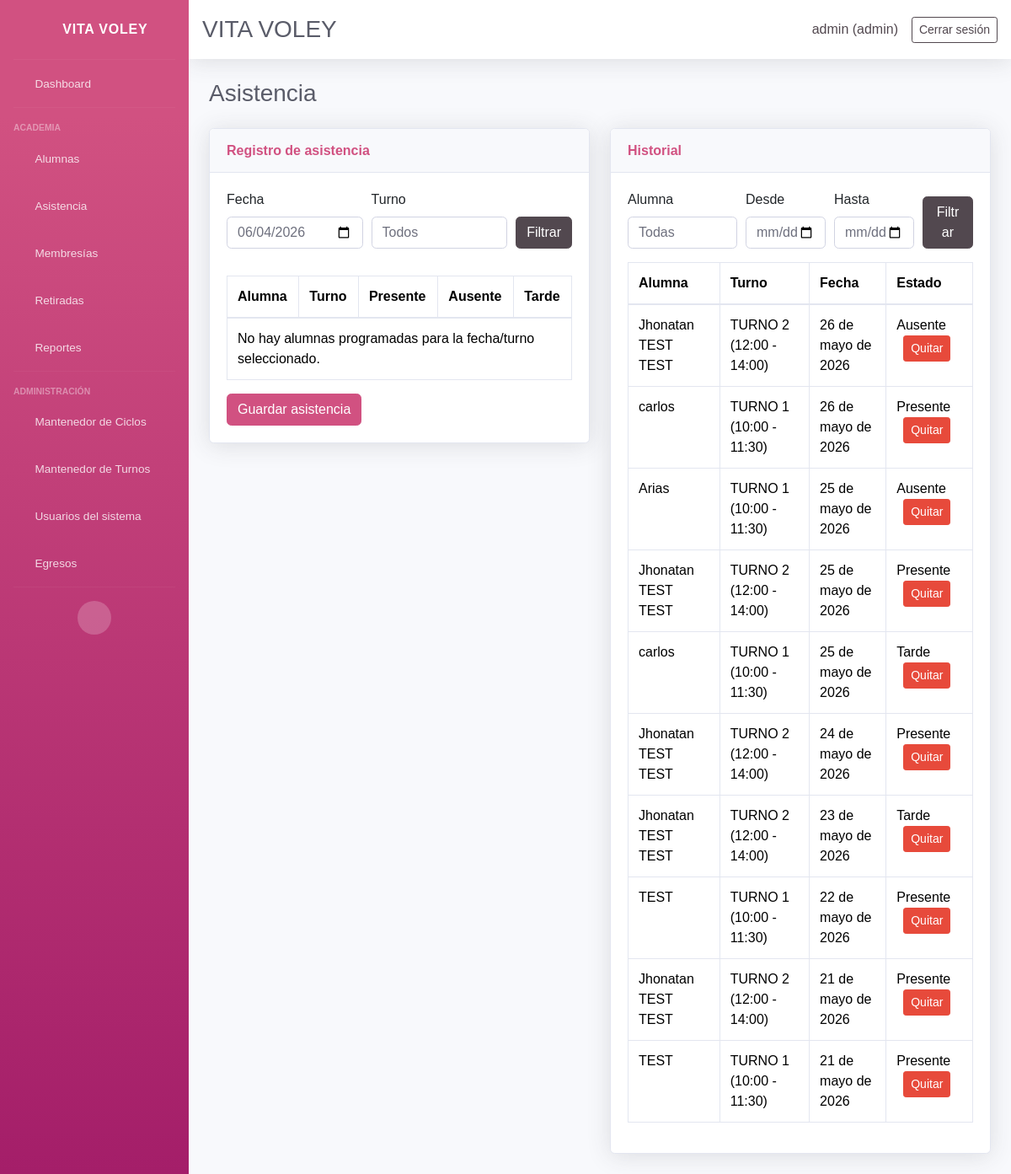
/attendance/ (signed in), run on an earlier commit of the app's database.
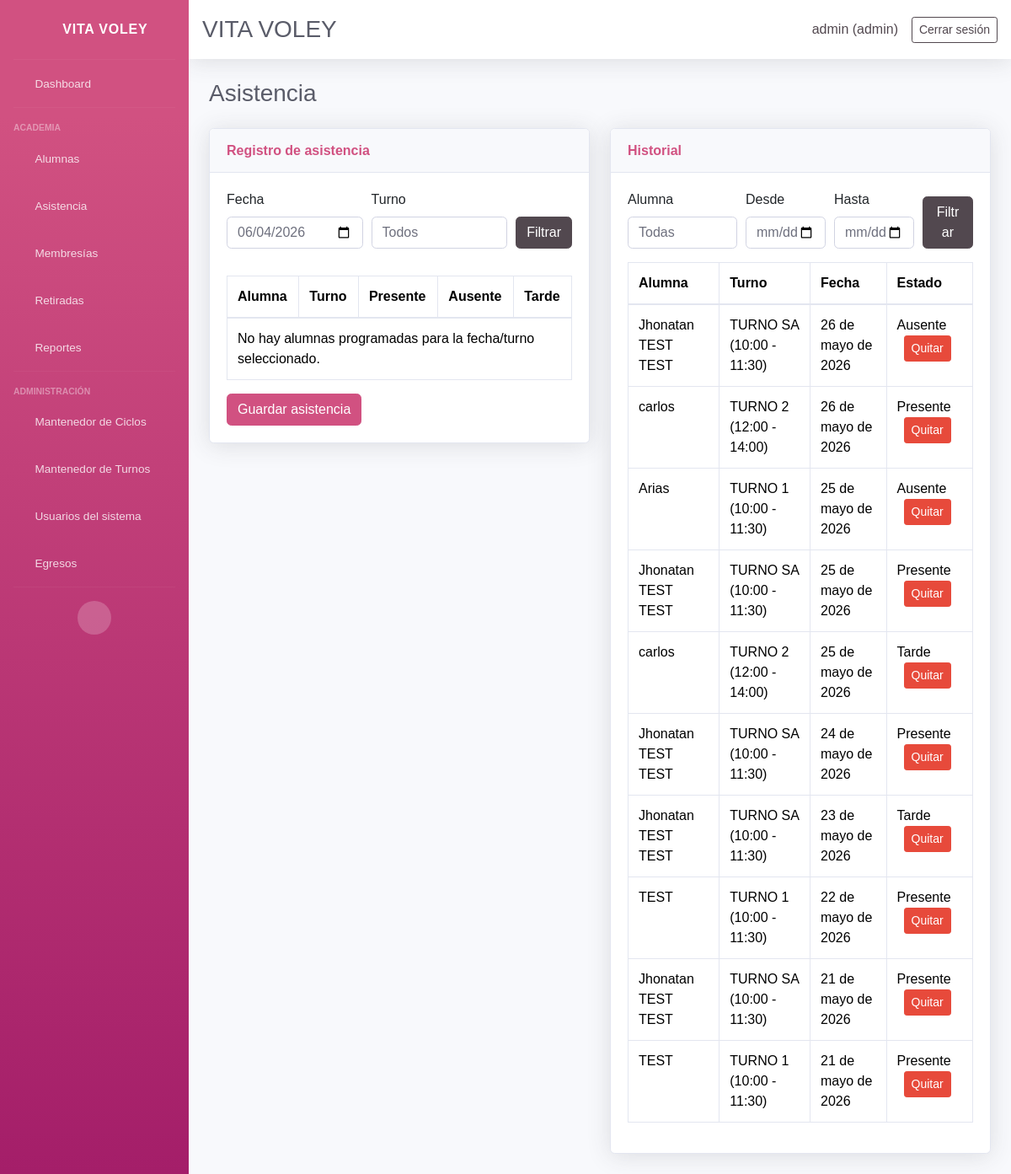
And on a later commit of the database.
### core/models.py (models this page shows, shortened)
class Attendance(models.Model):
    student = models.ForeignKey(Student, on_delete=models.CASCADE, related_name='attendance')
    date = models.DateField()
    status = models.CharField(max_length=10, choices=ATTENDANCE_STATUS_CHOICES, default='present')
    class Meta:
        ordering = ['-date']
        unique_together = ('student', 'date')

class Student(models.Model):
    ENROLLMENT_STATUS_CHOICES = ENROLLMENT_STATUS_CHOICES
    name = models.CharField(max_length=120)
    age = models.PositiveSmallIntegerField(blank=True, null=True)
    dni = models.CharField(max_length=15, blank=True, null=True)
    email = models.EmailField(blank=True, null=True)
    contact = models.CharField(max_length=200, blank=True, null=True, verbose_name='Teléfono del estudiante')
    gender = models.CharField(max_length=10, choices=GENDER_CHOICES, blank=True, null=True, verbose_name='Género')
    cycle = models.ForeignKey(
        Cycle,
        on_delete=models.SET_NULL,
        blank=True,
        null=True,
        related_name='students',
        verbose_name='Ciclo',
    )
    student_condition = models.CharField(
        max_length=20,
        choices=STUDENT_CONDITION_CHOICES,
        default='regular',
        verbose_name='Condición del alumno',
    )
    school = models.CharField(max_length=120, blank=True, null=True, verbose_name='Colegio')
    size = models.CharField(max_length=5, choices=SIZE_CHOICES, blank=True, null=True, verbose_name='Talla')
    referral_source = models.CharField(max_length=200, blank=True, null=True, verbose_name='¿Cómo se enteró de la academia?')
    uniform_delivered = models.BooleanField(default=False, verbose_name='Se entregó uniforme')
    guardian = models.CharField(max_length=120, blank=True, null=True, verbose_name='Nombre del apoderado')
    guardian_dni = models.CharField(max_length=15, blank=True, null=True, verbose_name='DNI del apoderado')
    guardian_birth_date = models.DateField(blank=True, null=True, verbose_name='Fecha de nacimiento del apoderado')
    guardian_gender = models.CharField(
        max_length=10,
        choices=GENDER_CHOICES,
        blank=True,
        null=True,
        verbose_name='Género del apoderado',
    )
    guardian_phone = models.CharField(max_length=200, blank=True, null=True, verbose_name='Teléfono del apoderado')
    address = models.TextField(blank=True, null=True)
    shift = models.ForeignKey(Shift, on_delete=models.PROTECT, blank=True, null=True, related_name='students')
    enrollment_status = models.CharField(max_length=10, choices=ENROLLMENT_STATUS_CHOICES, default='active')
    retired = models.BooleanField(default=False)
    retired_reason = models.TextField(blank=True, null=True)
    retired_at = models.DateField(blank=True, null=True)
    monthly_fee = models.DecimalField(max_digits=10, decimal_places=2, blank=True, null=True)
    enrollment_date = models.DateField(blank=True, null=True)
    membership_start = models.DateField(blank=True, null=True, verbose_name='Inicio de membresía')
    membership_end = models.DateField(blank=True, null=True, verbose_name='Fin de membresía')
    birth_date = models.DateField(blank=True, null=True)
    attendance_days = models.JSONField(default=list, blank=True)
    created_at = models.DateTimeField(auto_now_add=True)
    class Meta:
        ordering = ['name']
    @property
    def active(self):
        return not self.retired and self.enrollment_status == 'active'
    def attends_on_weekday(self, weekday):
        if self.shift_id:
            return self.shift.is_active_on_weekday(weekday)
    def get_shift_display(self):
        if not self.shift:
            return ''
        return str(self.shift)

class Shift(models.Model):
    name = models.CharField(max_length=120)
    start_time = models.TimeField()
    end_time = models.TimeField()
    active_days = models.JSONField(default=list, blank=True)
    created_at = models.DateTimeField(auto_now_add=True)
    class Meta:
        ordering = ['name']
    @property
    def schedule(self):
        return f"{self.start_time.strftime('%H:%M')} - {self.end_time.strftime('%H:%M')}"
    def is_active_on_weekday(self, weekday):
        if weekday is None:
            return True
        days = self.active_days or []
        if not days or len(days) == 7:
            return True
        return weekday in days
    def __str__(self):
        return f"{self.name} ({self.schedule})"

### core/views.py (the view, shortened to what this page needs)
# urls.py: path('attendance/', views.attendance_view, name='attendance'),
@login_required(login_url='login')
def attendance_view(request):
    selected_date = request.GET.get('date', _today_iso())
    shift_filter = request.GET.get('shift', '')
    history_student = request.GET.get('history_student', '')
    history_from = request.GET.get('history_from', '')
    history_to = request.GET.get('history_to', '')
    students = Student.objects.filter(retired=False, enrollment_status='active')
    selected_shift = None
    if shift_filter:
        selected_shift = Shift.objects.filter(pk=shift_filter).first()
        students = students.filter(shift=shift_filter)
    students = students.order_by('name')
    students = [
        student for student in students
        if _student_attends_on_date(student, selected_date)
        and _shift_active_on_date(selected_shift, selected_date)
    ]
    attendance_map = {
        att.student_id: att.status
        for att in Attendance.objects.filter(date=selected_date)
    }
    history = Attendance.objects.select_related('student').order_by('-date', 'student__name')
    if history_student:
        history = history.filter(student_id=history_student)
    if history_from:
        history = history.filter(date__gte=history_from)
    if history_to:
        history = history.filter(date__lte=history_to)
    if shift_filter:
        history = history.filter(student__shift=shift_filter)
    shift_choices = [(str(shift.id), str(shift)) for shift in Shift.objects.order_by('name')]
    return render(
        request,
        'core/attendance.html',
        {
            'students': students,
            'attendance_map': attendance_map,
            'selected_date': selected_date,
            'shift_filter': shift_filter,
            'history': history,
            'history_student': history_student,
            'history_from': history_from,
            'history_to': history_to,
            'shift_choices': shift_choices,
            'student_choices': Student.objects.filter(retired=False).order_by('name'),
        },
    )

### core/context_processors.py (called while the page is built, shortened)
def user_role_context(request):
    user_role = None
    is_admin = False
    is_secretary = False
    if request.user.is_authenticated:
        if request.user.is_superuser:
            user_role = 'admin'
            is_admin = True
    return {
        'user_role': user_role,
        'is_admin': is_admin,
        'is_secretary': is_secretary,
    }

### core/views.py (called while the page is built)
def _today_iso():
    return date.today().isoformat()

def _weekday_from_date(date_string):
    try:
        selected = date.fromisoformat(date_string)
    except (TypeError, ValueError):
        return None
    return selected.weekday() + 1 if selected.weekday() < 6 else 0

def _student_attends_on_date(student, date_string):
    return student.attends_on_weekday(_weekday_from_date(date_string))

### core/templates/core/attendance.html (shortened to what the changed rows need)
{% extends 'core/base.html' %}
{% load core_tags %}
{% block content %}
<div class="d-sm-flex align-items-center justify-content-between mb-4">
    <h1 class="h3 mb-0 text-gray-800">Asistencia</h1>
</div>
<div class="row">
    <div class="col-lg-6 mb-4">
        <div class="card shadow">
            <div class="card-body">
                <form method="post">
                    <div class="table-responsive">
                        <table class="table table-bordered">
                            <thead>
                                <tr>
                                    <th>Alumna</th>
                                    <th>Turno</th>
                                    <th>Presente</th>
                                    <th>Ausente</th>
                                    <th>Tarde</th>
                                </tr>
                            </thead>
                        </table>
                    </div>
                </form>
            </div>
        </div>
    </div>
    <div class="col-lg-6 mb-4">
        <div class="card shadow">
            <div class="card-body">
                <div class="table-responsive">
                    <table class="table table-bordered">
                        <thead><tr><th>Alumna</th><th>Turno</th><th>Fecha</th><th>Estado</th></tr></thead>
                        <tbody>
                            {% for item in history %}
                            <tr>
                                <td>{{ item.student.name }}</td>
                                <td>{{ item.student.get_shift_display }}</td>
                                <td>{{ item.date }}</td>
                                <td>
                                    {{ item.get_status_display }}
                                        {% if not is_secretary %}
                                        <form method="post" action="{% url 'attendance_delete' item.id %}" class="d-inline ml-2">
                                        <button type="submit" class="btn btn-sm btn-danger">Quitar</button>
                                    </form>
                                    {% endif %}
                                </td>
                            </tr>
                            {% empty %}
                            <tr><td colspan="4">No hay registros de asistencia.</td></tr>
                            {% endfor %}
                        </tbody>
                    </table>
                </div>
            </div>
        </div>
    </div>
</div>
{% endblock %}

What changed in the data, as far as the page shows it:
changed through a linked row, Attendance (number 1 of 10 on the later page): student.shift "TURNO 2 (12:00 - 14:00)" → "TURNO SA (10:00 - 11:30)"
changed through a linked row, Attendance (number 2 of 10 on the later page): student.shift "TURNO 1 (10:00 - 11:30)" → "TURNO 2 (12:00 - 14:00)"
changed through a linked row, Attendance (number 4 of 10 on the later page): student.shift "TURNO 2 (12:00 - 14:00)" → "TURNO SA (10:00 - 11:30)"
changed through a linked row, Attendance (number 5 of 10 on the later page): student.shift "TURNO 1 (10:00 - 11:30)" → "TURNO 2 (12:00 - 14:00)"
changed through a linked row, Attendance "24 de mayo de 2026": student.shift "TURNO 2 (12:00 - 14:00)" → "TURNO SA (10:00 - 11:30)"
changed through a linked row, Attendance "23 de mayo de 2026": student.shift "TURNO 2 (12:00 - 14:00)" → "TURNO SA (10:00 - 11:30)"
changed through a linked row, Attendance (number 9 of 10 on the later page): student.shift "TURNO 2 (12:00 - 14:00)" → "TURNO SA (10:00 - 11:30)"
